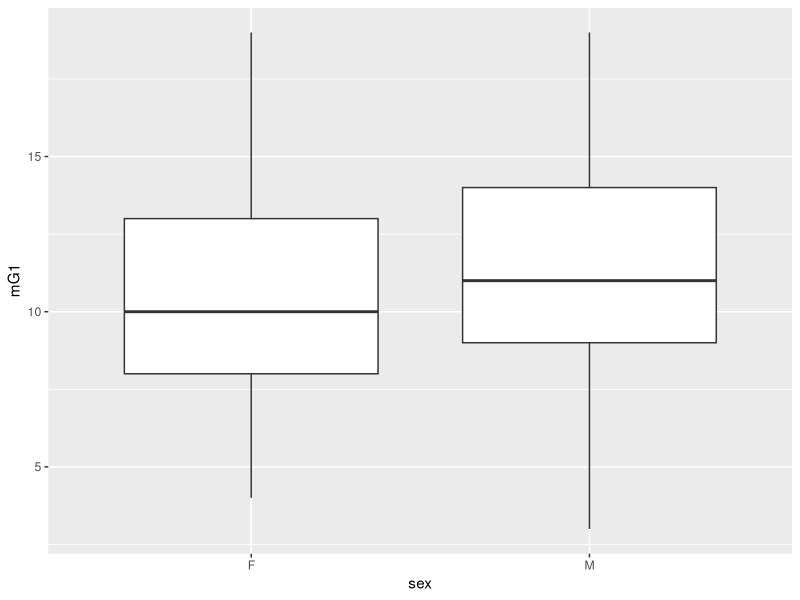
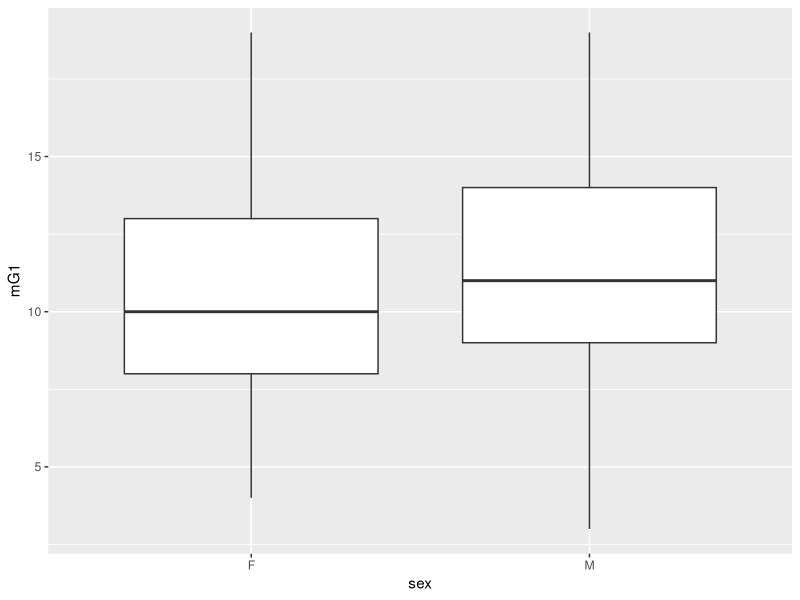
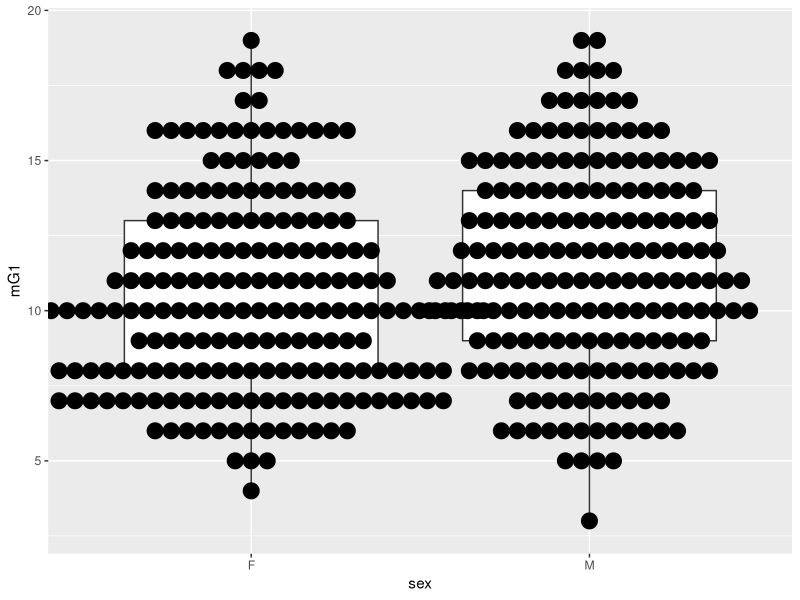
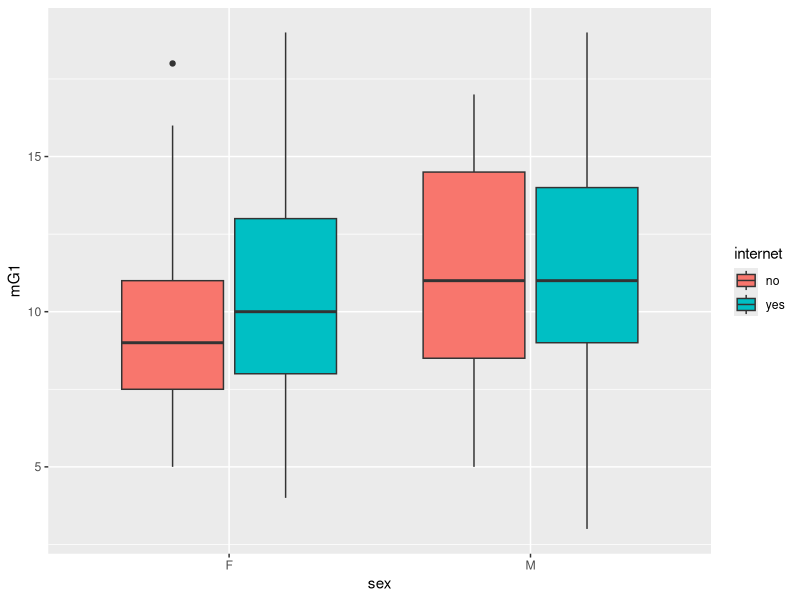
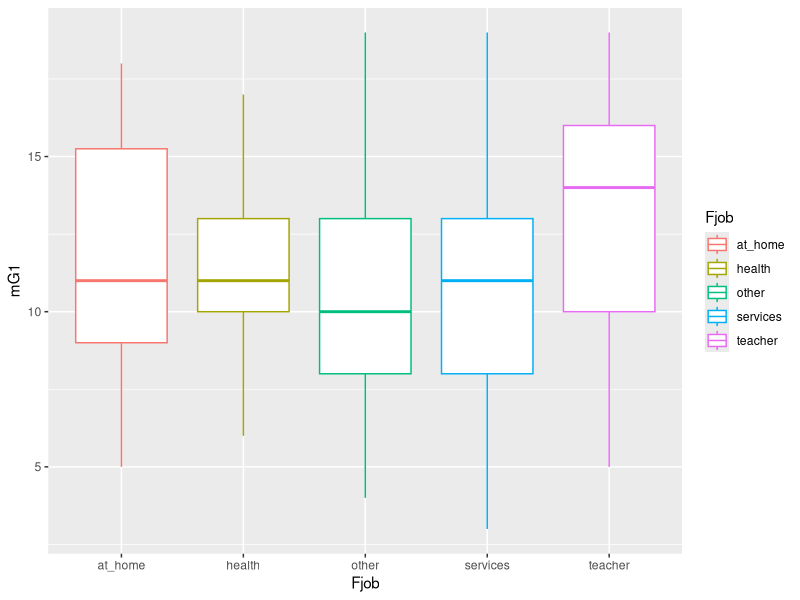
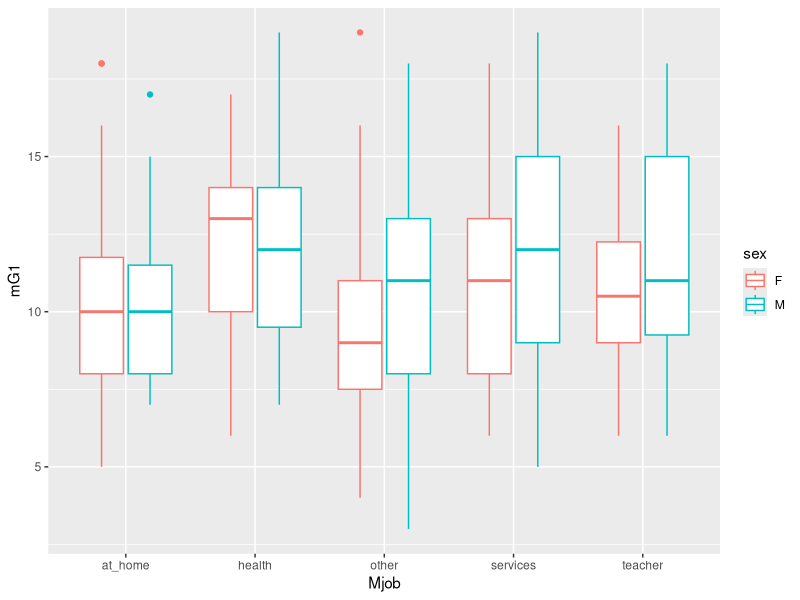

Reproduce these figures in R, in order.
## ---- chunk 1
knitr::opts_chunk$set(echo = TRUE)
## ---- chunk 2
# dataset is loading and converting the character based data types to factors

setwd('D:/statistics')
df = read.csv('sperformance-dataset.csv',stringsAsFactors = F)

# converting the character type into factorial variables and see the conversion
indices <- c(1,2,4:6,9:14,18:23,34,38:43)

for(i in indices)
{
  df[[i]] <- as.factor(df[[i]])
}

## ---- chunk 3
library(ggplot2)
# Basic box plot
p <- ggplot(df, aes(x=sex, y=mG1)) + 
  geom_boxplot()
p

## ---- chunk 4

ggplot(df, aes(x=sex, y=mG1)) + 
  geom_boxplot(outlier.colour="red", outlier.shape=8,
                outlier.size=4)

## ---- chunk 5
p + geom_dotplot(binaxis='y', stackdir='center', dotsize=1)
## ---- chunk 6

# Change box plot colors by groups
p<-ggplot(df, aes(x=sex, y=mG1, fill=internet)) +
  geom_boxplot()
# Change the position

p

## ---- chunk 7

p<-ggplot(df, aes(x=Fjob, y=mG1, color=Fjob)) +
  geom_boxplot()
# Change the position
p
## ---- chunk 8

p<-ggplot(df, aes(x=Mjob, y=mG1, color=sex)) +
  geom_boxplot()
# Change the position
p

